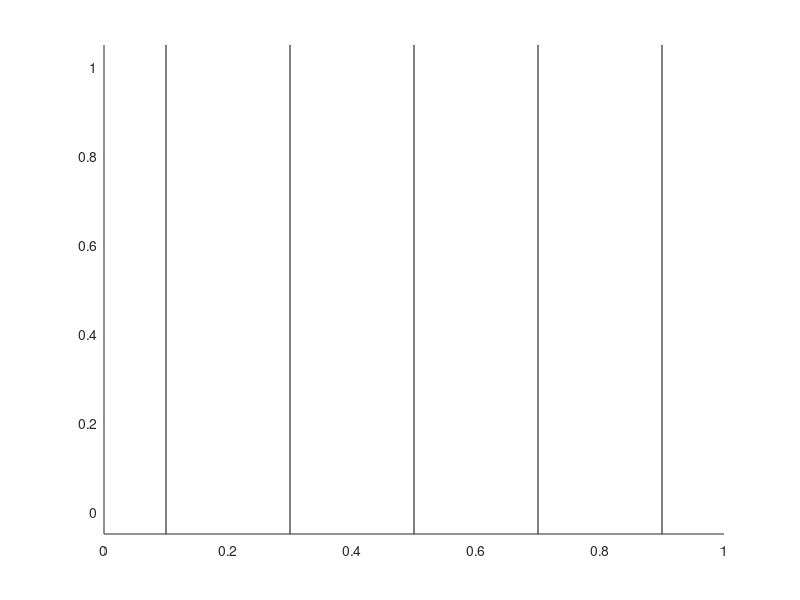

This chart was generated by the following MATLAB code:
function barboxes(varargin)

if ~isempty(varargin) && all(ishghandle(varargin{1}))
    ax = varargin{1}(:).';
    varargin(1) = [ ];
else
    ax = gca( );
end

h = { };
for i = ax
    axes(i);

    xTick = get(i,'xTick');
    step = (xTick(2)-xTick(1)) / 2;

    xLim = get(i,'xLim');
    axis(i,'tight');
    yLim = get(i,'yLim');
    tickLength = get(i,'tickLength');
    yLimAdd = (yLim(2) - yLim(1)) / 20;
    set(i,'xLim',xLim,'yLim',[yLim(1)-yLimAdd,yLim(2)+yLimAdd],...
        'xLimMode','manual','yLimMode','manual', ...
        'xTickMode','manual','xGrid','off','tickLength',[0,tickLength(2)]);
    yLim = get(i,'yLim');

    h{end+1} = [ ];
    for j = xTick
        h{end}(end+1) = line([j-step,j-step],yLim);
    end
    h{end}(end+1) = line([j+step,j+step],ylim);
    set(h{end},'lineStyle',get(i,'gridLineStyle'),'color','black');
end

end
